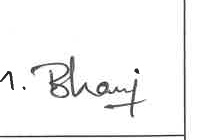
#> input picture data/21-005_01.jpg, 205 x 140 px
$ python classifier.py data/21-005_01.jpg
#> lines starting #> are read from the running program, lines starting #| are printed output that depends on the picture; after the words box and inside, x2 and y2 are one past the last pixel; in counts of white or black regions, pixels touching at a corner belong together
import cv2
import numpy as np
from typing import Tuple, Dict, Optional, List
from dataclasses import dataclass
from enum import Enum
import logging
from pathlib import Path

logger = logging.getLogger(__name__)


# [34 lines left out: function load_image_robust, not called in this run]


class ClassResult(Enum):
    ""
    EMPTY = "EMPTY"
    PUNCTUATION = "PUNCT"
    SIGNATURE = "SIGN"
    AMBIGUOUS = "AMBIGUOUS"


@dataclass
class Features:
    ink_ratio: float
    cc_count: int
    largest_cc_area: int
    largest_cc_ratio: float
    aspect_ratio: float
    extent: float
    solidity: float
    circularity: float
    skeleton_length: int
    endpoints_count: int
    branchpoints_count: int
    curvature_turns: int
    complexity_score: float
    is_dot: bool = False
    is_circle: bool = False
    is_line: bool = False
    is_x: bool = False
    is_square: bool = False
    is_check: bool = False
    has_holes: bool = False
    x_projection_entropy: float = 0.0


def preprocess_image(image: np.ndarray, target_size: int = 512) -> Tuple[np.ndarray, np.ndarray]:
    if len(image.shape) == 3:
        if image.shape[2] == 3:
            gray = cv2.cvtColor(image, cv2.COLOR_RGB2GRAY)
        else:
            gray = cv2.cvtColor(image, cv2.COLOR_BGR2GRAY)
    else:
        gray = image.copy()

    h, w = gray.shape
    scale = target_size / min(h, w)
    if abs(scale - 1.0) > 0.01:
        new_w = int(w * scale)
        new_h = int(h * scale)
        gray = cv2.resize(gray, (new_w, new_h), interpolation=cv2.INTER_AREA)


    clahe = cv2.createCLAHE(clipLimit=2.0, tileGridSize=(8, 8))
    gray = clahe.apply(gray)
    gray = cv2.medianBlur(gray, 3)

    _, binary = cv2.threshold(gray, 0, 255, cv2.THRESH_BINARY_INV + cv2.THRESH_OTSU)

    black_ratio = np.sum(binary == 255) / binary.size
    if black_ratio > 0.95:
        binary = 255 - binary

    kernel = cv2.getStructuringElement(cv2.MORPH_ELLIPSE, (3, 3))
    binary = cv2.morphologyEx(binary, cv2.MORPH_OPEN, kernel)

    kernel = cv2.getStructuringElement(cv2.MORPH_ELLIPSE, (2, 2))
    binary = cv2.morphologyEx(binary, cv2.MORPH_CLOSE, kernel, iterations=1)

    return binary, gray


def get_connected_components(binary: np.ndarray) -> List[np.ndarray]:
    ""
    contours, _ = cv2.findContours(binary, cv2.RETR_EXTERNAL, cv2.CHAIN_APPROX_SIMPLE)
    return contours


def compute_ink_metrics(binary: np.ndarray) -> Tuple[float, int, float]:
    ""
    total_pixels = binary.size
    black_pixels = np.sum(binary == 255)  # ok

    ink_ratio = black_pixels / total_pixels if total_pixels > 0 else 0

    contours = get_connected_components(binary)
    min_area = max(5, total_pixels * 0.00005)  # ok

    valid_contours = [c for c in contours if cv2.contourArea(c) >= min_area]
    cc_count = len(valid_contours)

    if valid_contours:
        largest_area = max(cv2.contourArea(c) for c in valid_contours)
    else:
        largest_area = 0

    largest_cc_ratio = largest_area / total_pixels if total_pixels > 0 else 0

    return ink_ratio, cc_count, largest_cc_ratio


def skeletonize(binary: np.ndarray, max_iterations: int = 5) -> np.ndarray:
    ""
    skeleton = binary.copy()
    kernel = cv2.getStructuringElement(cv2.MORPH_ELLIPSE, (2, 2))

    for _ in range(max_iterations):
        eroded = cv2.erode(skeleton, kernel, iterations=1)
        dilated = cv2.dilate(eroded, kernel, iterations=1)
        skeleton = cv2.subtract(skeleton, dilated)

    return skeleton


def count_skeleton_endpoints_and_branchpoints(skeleton: np.ndarray) -> Tuple[int, int]:

    padded = cv2.copyMakeBorder(skeleton, 1, 1, 1, 1, cv2.BORDER_CONSTANT, value=0)

    endpoints = 0
    branchpoints = 0

    for y in range(1, padded.shape[0] - 1):
        for x in range(1, padded.shape[1] - 1):
            if padded[y, x] == 255:
                neighbors = np.sum(padded[y-1:y+2, x-1:x+2] == 255) - 1
                if neighbors == 1:
                    endpoints += 1
                elif neighbors >= 3:
                    branchpoints += 1

    return endpoints, branchpoints


def count_skeleton_length(skeleton: np.ndarray) -> int:
    return np.sum(skeleton == 255)


def estimate_curvature_turns(skeleton: np.ndarray) -> int:
    skel_points = np.where(skeleton == 255)

    if len(skel_points[0]) < 3:
        return 0

    points = list(zip(skel_points[1], skel_points[0]))  # ok

    if len(points) < 3:
        return 0

    turns = 0
    prev_dir = None

    for i in range(1, len(points) - 1):
        p1, p2, p3 = points[i-1], points[i], points[i+1]

        dx1 = p2[0] - p1[0]
        dy1 = p2[1] - p1[1]

        dx2 = p3[0] - p2[0]
        dy2 = p3[1] - p2[1]

        dir1 = np.arctan2(dy1, dx1) if (dx1 or dy1) else None
        dir2 = np.arctan2(dy2, dx2) if (dx2 or dy2) else None

        if dir1 is not None and dir2 is not None:
            angle_diff = abs(dir2 - dir1)
            if angle_diff > np.pi:
                angle_diff = 2 * np.pi - angle_diff

            if angle_diff > 0.3:
                turns += 1

    return turns


def compute_complexity_score(
    branchpoints: int,
    endpoints: int,
    curvature_turns: int,
    skeleton_length: int
) -> float:
    E = max(endpoints - 2, 0)
    B = branchpoints
    C = curvature_turns
    L = max(skeleton_length, 1)


    L_normalized = min(L / 100, 10)
    score = 1.0 * B + 0.5 * E + 0.1 * C + 0.1 * L_normalized

    return score


def compute_shape_descriptors(
    contour: np.ndarray, binary: np.ndarray, total_pixels: int
) -> Dict:

    area = cv2.contourArea(contour)

    if area < 5:
        return None

    x, y, w, h = cv2.boundingRect(contour)
    aspect_ratio = w / h if h > 0 else 0


    rect_area = w * h
    extent = area / rect_area if rect_area > 0 else 0

    hull = cv2.convexHull(contour)
    hull_area = cv2.contourArea(hull)
    solidity = area / hull_area if hull_area > 0 else 0


    perimeter = cv2.arcLength(contour, True)
    circularity = 4 * np.pi * area / (perimeter ** 2) if perimeter > 0 else 0


    has_holes = False

    return {
        "area": area,
        "aspect_ratio": aspect_ratio,
        "extent": extent,
        "solidity": solidity,
        "circularity": circularity,
        "perimeter": perimeter,
        "width": w,
        "height": h,
        "has_holes": has_holes,
    }


def detect_dot(desc: Dict) -> bool:
    if desc is None:
        return False

    return (
        desc["area"] < 10000
        and desc["circularity"] > 0.7
        and desc["solidity"] > 0.85
    )


def detect_circle(desc: Dict) -> bool:
    if desc is None:
        return False

    return (
        desc["circularity"] > 0.75
        and desc["solidity"] > 0.7
        and desc["aspect_ratio"] > 0.7 and desc["aspect_ratio"] < 1.3
    )


def detect_line(desc: Dict, branchpoints: int = 0) -> bool:
    if desc is None:
        return False


    if branchpoints > 0:
        return False

    ar = desc["aspect_ratio"]

    return (ar > 6.0 or ar < 0.16) and desc["solidity"] > 0.6


def detect_x(desc: Dict, skel_endpoints: int, skel_branchpoints: int, skel_turns: int) -> bool:
    if desc is None:
        return False

    return (
        skel_endpoints == 4
        and skel_branchpoints >= 1
        and skel_turns >= 2
    )


def detect_square(desc: Dict) -> bool:
    if desc is None:
        return False

    ar = desc["aspect_ratio"]

    return (
        0.7 < ar < 1.3
        and desc["extent"] > 0.7
        and desc["solidity"] > 0.75
    )


def detect_check(desc: Dict, skel_endpoints: int, skel_branchpoints: int) -> bool:
    if desc is None:
        return False

    return (
        skel_endpoints in [2, 3]
        and skel_branchpoints == 1
        and desc["aspect_ratio"] > 0.5
    )


def compute_x_projection_entropy(binary: np.ndarray) -> float:
    proj = np.sum(binary == 255, axis=0)

    if np.sum(proj) == 0:
        return 0.0

    proj_normalized = proj / np.sum(proj)
    entropy = -np.sum(proj_normalized[proj_normalized > 0] * np.log(proj_normalized[proj_normalized > 0]))

    return entropy


def extract_features(image: np.ndarray) -> Features:
    binary, gray = preprocess_image(image)

    ink_ratio, cc_count, largest_cc_ratio = compute_ink_metrics(binary)

    contours = get_connected_components(binary)
    min_area = max(5, binary.size * 0.00005)
    valid_contours = [c for c in contours if cv2.contourArea(c) >= min_area]

    if valid_contours:
        largest_contour = max(valid_contours, key=cv2.contourArea)
        largest_cc_area = cv2.contourArea(largest_contour)
        shape_desc = compute_shape_descriptors(largest_contour, binary, binary.size)
    else:
        largest_cc_area = 0
        shape_desc = None

    aspect_ratio = shape_desc["aspect_ratio"] if shape_desc else 0
    extent = shape_desc["extent"] if shape_desc else 0
    solidity = shape_desc["solidity"] if shape_desc else 0
    circularity = shape_desc["circularity"] if shape_desc else 0


    skeleton = skeletonize(binary)
    skeleton_length = count_skeleton_length(skeleton)
    endpoints, branchpoints = count_skeleton_endpoints_and_branchpoints(skeleton)
    curvature = estimate_curvature_turns(skeleton)


    complexity = compute_complexity_score(branchpoints, endpoints, curvature, skeleton_length)


    complexity = min(complexity, 10.0)


    is_dot = detect_dot(shape_desc)
    is_circle = detect_circle(shape_desc)
    is_line = detect_line(shape_desc, branchpoints)
    is_x = detect_x(shape_desc, endpoints, branchpoints, curvature)
    is_square = detect_square(shape_desc)
    is_check = detect_check(shape_desc, endpoints, branchpoints)


    entropy = compute_x_projection_entropy(binary)

    return Features(
        ink_ratio=ink_ratio,
        cc_count=cc_count,
        largest_cc_area=largest_cc_area,
        largest_cc_ratio=largest_cc_ratio,
        aspect_ratio=aspect_ratio,
        extent=extent,
        solidity=solidity,
        circularity=circularity,
        skeleton_length=skeleton_length,
        endpoints_count=endpoints,
        branchpoints_count=branchpoints,
        curvature_turns=curvature,
        complexity_score=complexity,
        is_dot=is_dot,
        is_circle=is_circle,
        is_line=is_line,
        is_x=is_x,
        is_square=is_square,
        is_check=is_check,
        x_projection_entropy=entropy,
    )

class ThresholdConfig:

    INK_RATIO_EMPTY_LOW = 0.0015
    INK_RATIO_EMPTY_HIGH = 0.003
    INK_RATIO_FULL_BLACK = 0.95


    SKELETON_LEN_EMPTY = 50


    COMPLEXITY_LOW = 0.3
    COMPLEXITY_HIGH = 1.0


    CC_COUNT_EMPTY_MAX = 3


def classify_rule_based(features: Features) -> Tuple[ClassResult, float, str]:
    cfg = ThresholdConfig

    if features.ink_ratio < cfg.INK_RATIO_EMPTY_LOW and features.cc_count <= cfg.CC_COUNT_EMPTY_MAX:
        return ClassResult.EMPTY, 0.95, f"ink_ratio={features.ink_ratio:.4f} (very low)"


    if features.ink_ratio < cfg.INK_RATIO_EMPTY_HIGH and features.skeleton_length < cfg.SKELETON_LEN_EMPTY:
        return ClassResult.EMPTY, 0.92, f"ink={features.ink_ratio:.4f} + skeleton_len={features.skeleton_length}"


    if features.ink_ratio > cfg.INK_RATIO_FULL_BLACK:
        return ClassResult.EMPTY, 0.95, f"full_black: ink_ratio={features.ink_ratio:.4f}"


    if features.cc_count > 50 and features.largest_cc_ratio < 0.1:
        return ClassResult.EMPTY, 0.90, f"noise: {features.cc_count} components, largest_ratio={features.largest_cc_ratio:.4f}"


    # Rule 1e: Very low ink ratio + very few endpoints + FLAT shape = Simple test marks or ruler lines (not real content)

    if (features.ink_ratio < 0.025 and
        features.cc_count == 1 and
        features.skeleton_length < 600 and
        features.endpoints_count <= 10 and
        features.complexity_score <= 5.5 and
        not features.is_line):
        return ClassResult.EMPTY, 0.92, f"sparse_line_mark: ink={features.ink_ratio:.4f}"


    if features.is_dot:
        return ClassResult.PUNCTUATION, 0.90, "shape=DOT"

    if features.is_circle:
        return ClassResult.PUNCTUATION, 0.88, "shape=CIRCLE"

    if features.is_line:
        return ClassResult.PUNCTUATION, 0.85, "shape=LINE"

    if features.is_x:
        return ClassResult.PUNCTUATION, 0.87, "shape=X"

    if features.is_square and features.complexity_score <= 2.0:
        return ClassResult.PUNCTUATION, 0.86, "shape=SQUARE"

    if features.is_check:
        return ClassResult.PUNCTUATION, 0.84, "shape=CHECK"

    if features.cc_count == 1 and features.skeleton_length < 400:
        return ClassResult.PUNCTUATION, 0.80, f"single_str e: skel_len={features.skeleton_length}"

    if features.complexity_score < cfg.COMPLEXITY_LOW:

        if features.cc_count == 1 and features.skeleton_length < 500:
            return ClassResult.PUNCTUATION, 0.75, f"low_complexity={features.complexity_score:.2f}"
        else:
            return ClassResult.AMBIGUOUS, 0.60, f"low_complexity={features.complexity_score:.2f} (unmatched shape)"


    if features.complexity_score > cfg.COMPLEXITY_HIGH:

        if features.ink_ratio > 0.80:
            return ClassResult.PUNCTUATION, 0.86, f"filled_pattern: ink_ratio={features.ink_ratio:.2f}"

        if features.cc_count == 2 and features.skeleton_length > 4000 and features.ink_ratio < 0.08:
            return ClassResult.PUNCTUATION, 0.82, f"geometric_punct: cc=2, skel={features.skeleton_length}"

        if ((features.cc_count == 2 or features.cc_count == 4) and
            2500 < features.skeleton_length < 3600 and
            features.branchpoints_count <= 20 and
            features.ink_ratio > 0.04 and features.ink_ratio < 0.10 and
            features.endpoints_count >= 180):  #
            return ClassResult.PUNCTUATION, 0.81, f"test_mark: br={features.branchpoints_count}"

        if features.is_circle and features.cc_count <= 3:
            return ClassResult.PUNCTUATION, 0.83, f"geometric_shape: circle"

        if features.is_square and features.cc_count == 1 and features.ink_ratio < 0.15:
            return ClassResult.PUNCTUATION, 0.83, f"geometric_shape: square"

        entropy_bonus = 0.05 if features.x_projection_entropy > 2.0 else 0
        conf = 0.88 + entropy_bonus
        return ClassResult.SIGNATURE, min(conf, 0.95), f"high_complexity={features.complexity_score:.2f}"

    return ClassResult.AMBIGUOUS, 0.50, f"ambiguous_complexity={features.complexity_score:.2f}"


if __name__ == "__main__":
    import sys
    from pathlib import Path

    if len(sys.argv) > 1:
        img_path = sys.argv[1]
        img = cv2.imread(img_path)
#> img is the input picture: shape (140, 205, 3); min 13, max 255, mean 244.5
        if img is not None:
            feat = extract_features(img)
#> in preprocess_image, `gray = cv2.resize(gray, (new_w, new_h), interpolation=cv2.INTER_AREA)`:
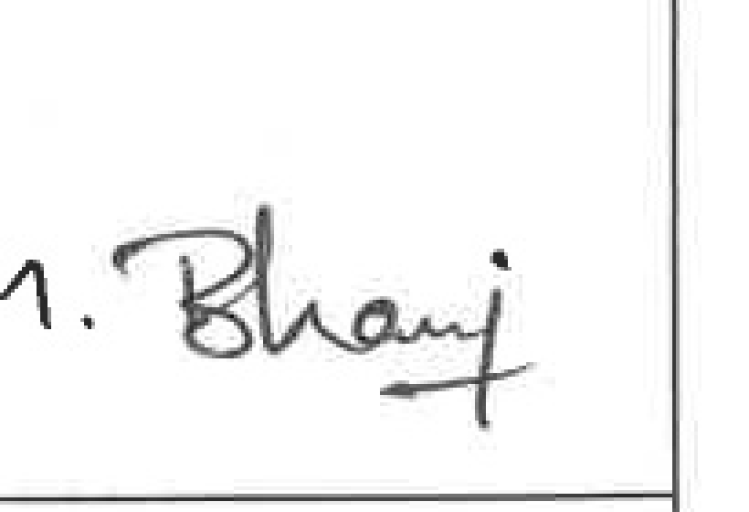
#> gray: shape (512, 749); min 13, max 255, mean 244.5
#> in preprocess_image, `gray = clahe.apply(gray)`:
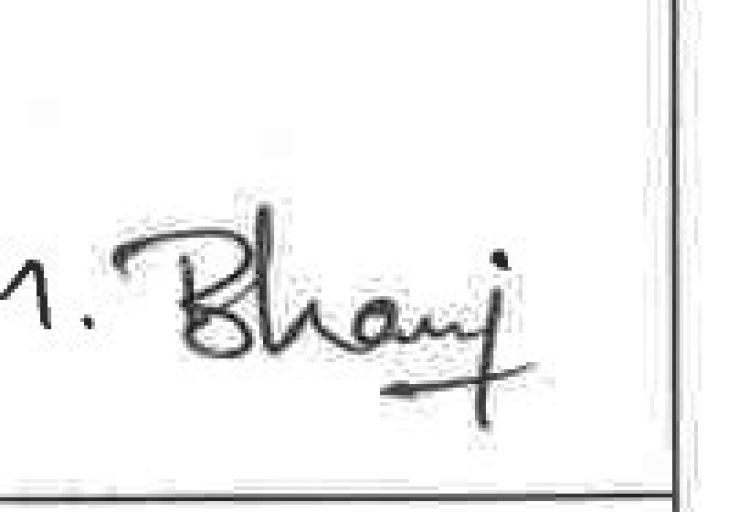
#> gray: shape (512, 749); min 6, max 255, mean 242
#> in preprocess_image, `_, binary = cv2.threshold(gray, 0, 255, cv2.THRESH_BINARY_INV + cv2.TH..`:
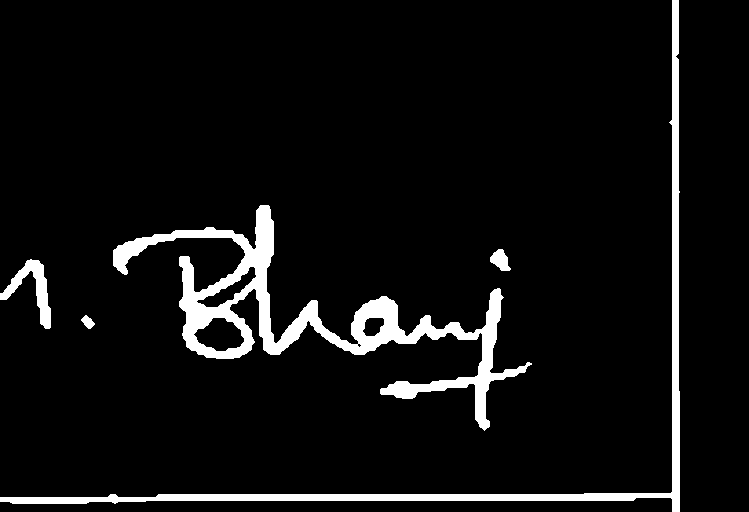
#> binary: shape (512, 749); 6.3% white; 5 white regions, box (x1, y1, x2, y2) and area: (113, 205, 532, 431) 14510, (0, 0, 680, 512) 8251, (0, 259, 51, 329) 1144, (490, 249, 511, 271) 285, (81, 315, 95, 329) 111
#> in preprocess_image, `black_ratio = np.sum(binary == 255) / binary.size`: black_ratio = 0.0634
#> in preprocess_image, `binary = cv2.morphologyEx(binary, cv2.MORPH_CLOSE, kernel, iterations=1)`:
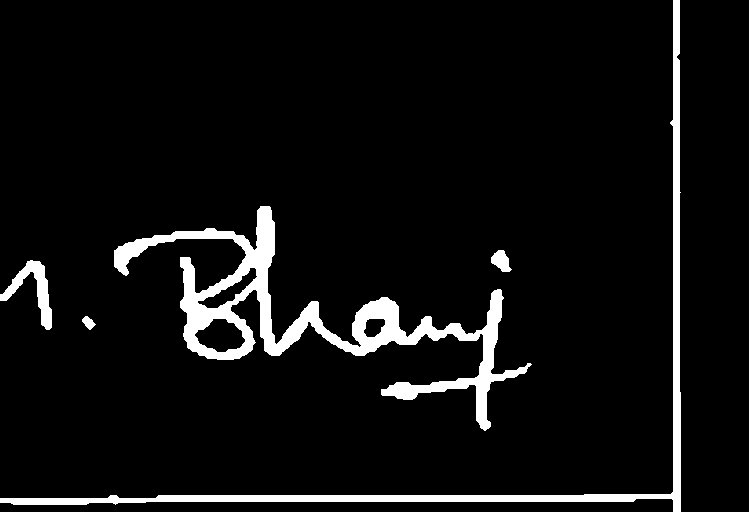
#> binary: shape (512, 749); 6.3% white; 5 white regions
#> in compute_ink_metrics, `black_pixels = np.sum(binary == 255)`: black_pixels = 24333
#> in compute_ink_metrics, `ink_ratio = black_pixels / total_pixels if total_pixels > 0 else 0`: ink_ratio = 0.0635
#> in get_connected_components, `contours, _ = cv2.findContours(binary, cv2.RETR_EXTERNAL, cv2.CHAIN_AP..`: contours = 5 contours; box (x1, y1, x2, y2) and area: (114, 206, 532, 431) 15561, (0, 0, 681, 512) 7066, (0, 260, 52, 330) 1036, (491, 250, 512, 272) 260, (82, 316, 96, 330) 94
#> in compute_ink_metrics, `valid_contours = [c for c in contours if cv2.contourArea(c) >= min_area]`: valid_contours has the same summary as contours in get_connected_components
#> in compute_ink_metrics, `cc_count = len(valid_contours)`: cc_count = 5
#> in compute_ink_metrics, `largest_area = max(cv2.contourArea(c) for c in valid_contours)`: largest_area = 15561
#> in compute_ink_metrics, `largest_cc_ratio = largest_area / total_pixels if total_pixels > 0 els..`: largest_cc_ratio = 0.0406
#> in extract_features, `ink_ratio, cc_count, largest_cc_ratio = compute_ink_metrics(binary)`: ink_ratio = 0.0635; cc_count = 5; largest_cc_ratio = 0.0406
#> in extract_features, `valid_contours = [c for c in contours if cv2.contourArea(c) >= min_area]`: valid_contours has the same summary as contours in get_connected_components
#> in extract_features, `largest_contour = max(valid_contours, key=cv2.contourArea)`: largest_contour = contour of 609 points, box (x1, y1, x2, y2) (114, 206, 532, 431), area 15561
#> in extract_features, `largest_cc_area = cv2.contourArea(largest_contour)`: largest_cc_area = 15561
#> in compute_shape_descriptors, `x, y, w, h = cv2.boundingRect(contour)`: x = 114; y = 206; w = 418; h = 225
#> in compute_shape_descriptors, `aspect_ratio = w / h if h > 0 else 0`: aspect_ratio = 1.86
#> in compute_shape_descriptors, `rect_area = w * h`: rect_area = 94050
#> in compute_shape_descriptors, `extent = area / rect_area if rect_area > 0 else 0`: extent = 0.165
#> in compute_shape_descriptors, `hull = cv2.convexHull(contour)`: hull = contour of 19 points, box (x1, y1, x2, y2) (114, 206, 532, 431), area 55276
#> in compute_shape_descriptors, `hull_area = cv2.contourArea(hull)`: hull_area = 55276.5
#> in compute_shape_descriptors, `solidity = area / hull_area if hull_area > 0 else 0`: solidity = 0.282
#> in compute_shape_descriptors, `perimeter = cv2.arcLength(contour, True)`: perimeter = 2277
#> in compute_shape_descriptors, `circularity = 4 * np.pi * area / (perimeter ** 2) if perimeter > 0 els..`: circularity = 0.0377
#> in extract_features, `shape_desc = compute_shape_descriptors(largest_contour, binary, binary..`: shape_desc = 9 items
#> in extract_features, `aspect_ratio = shape_desc["aspect_ratio"] if shape_desc else 0`: aspect_ratio = 1.86
#> in extract_features, `extent = shape_desc["extent"] if shape_desc else 0`: extent = 0.165
#> in extract_features, `solidity = shape_desc["solidity"] if shape_desc else 0`: solidity = 0.282
#> in extract_features, `circularity = shape_desc["circularity"] if shape_desc else 0`: circularity = 0.0377
#> the loop in skeletonize, `for _ in range(max_iterations):` made 5 passes
#> pass 1, in skeletonize, `eroded = cv2.erode(skeleton, kernel, iterations=1)`:
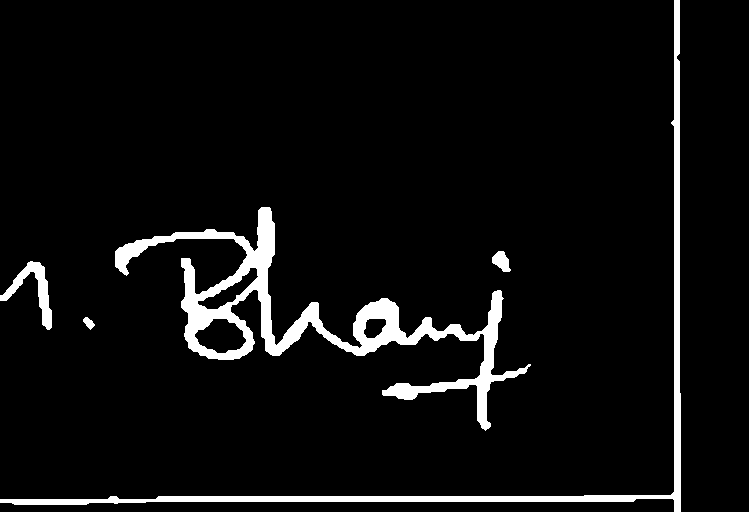
#> eroded: shape (512, 749); 5.6% white; 5 white regions, box (x1, y1, x2, y2) and area: (115, 207, 531, 431) 13218, (0, 0, 681, 512) 7068, (0, 261, 52, 330) 1030, (492, 251, 511, 272) 254, (83, 317, 95, 330) 86
#> in extract_features, `skeleton_length = count_skeleton_length(skeleton)`: skeleton_length = 2308
#> (the rest of the program and of its run is left out)
